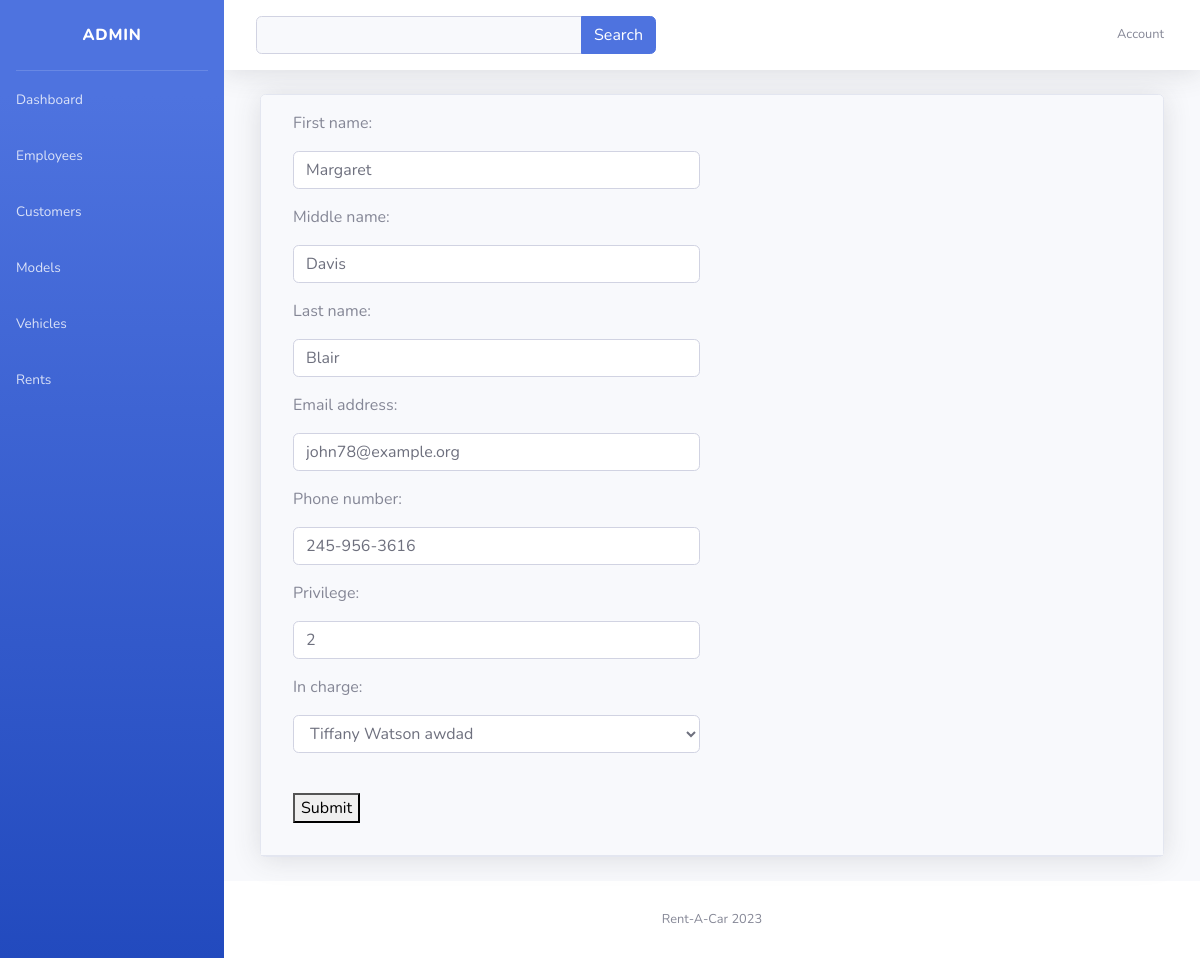
/employee_view/170, run on the app's committed database.
### BootStrapAdmin/models.py (models this page shows)
class BaseModel(models.Model):
    created_at = models.DateTimeField(
        auto_now_add=True, db_index=True
    )
    updated_at = models.DateTimeField(auto_now=True)
    class Meta:
        abstract = True

class Employee(BaseModel): # Related to Rent Table
    first_name = models.CharField(max_length=100, null=False, blank=False)
    middle_name = models.CharField(max_length=100, null=True, blank=True)
    last_name = models.CharField(max_length=100, null=False, blank=False)
    email_address = models.CharField(max_length = 100, null=False, blank=False)
    phone_number = models.CharField(max_length=100, null=False, blank=False)
    privilege = models.IntegerField(default=1, null=False, blank=False)
    in_charge = models.ForeignKey('self', null=True, blank=False, on_delete=models.CASCADE)
    def __str__(self):
        if (self.middle_name == None):
            m_name = ""
        else:
            m_name = self.middle_name
        return f'{self.first_name} {m_name} {self.last_name}'

### BootStrapAdmin/views.py (the view)
# urls.py: path('employee_view/<pk>', EmployeeUpdate.as_view(), name='employee-update'),
class EmployeeUpdate(UpdateView):
    model = Employee
    form_class = EmployeeForm
    template_name = 'crud/update.html'
    success_url = reverse_lazy('employee-view')

### BootStrapAdmin/forms.py
class EmployeeForm(ModelForm):
    class Meta:
        model = Employee
        fields = "__all__"

### BootStrapAdmin/templates/crud/update.html (shortened to what this page needs)
{% extends '../Index.html' %}
{% load static %}
{% block content %}
<form role="form" class="crud" action="" method="post" novalidate>
    {% include '../includes/form.html' %}
    <br />
    <div class="form-group">
        <div class="col-md-12 col-sm-3">
            <button type='submit' class="add-btn">Submit</button>
        </div>
    </div>
</form>
{% endblock %}

### BootStrapAdmin/templates/includes/form.html (shortened to what this page needs)
{% load widget_tweaks %}
{% for field in form %}
<div class="col-md-6">
    <div class="form-group">
        {% if field.field.widget.input_type == 'checkbox' %}
        <div class="form-check form-switch">
            {% render_field field class="form-check-input ms-auto" %}
            <label class="form-check-label text-body ms-3 text-truncate w-250 mb-0"
            for="flexSwitchCheckDefault5">{{ field.label_tag }}</label>
        </div>
        {% else %}
            <label for="example-text-input" class="form-control-label">{{ field.label_tag }}</label>
            {% render_field field class="form-control" %}
        {% endif %}
    </div>
</div>
{% endfor %}

### data on the page
Employee: first_name "Margaret" "Davis" "Blair" "john78@example.org" "245-956-3616" "2" "Tiffany Watson awdad"

### other printed values
{{ field.label_tag }} "First name:" "Middle name:" "Last name:" "Email address:" "Phone number:" "Privilege:" "In charge:"
